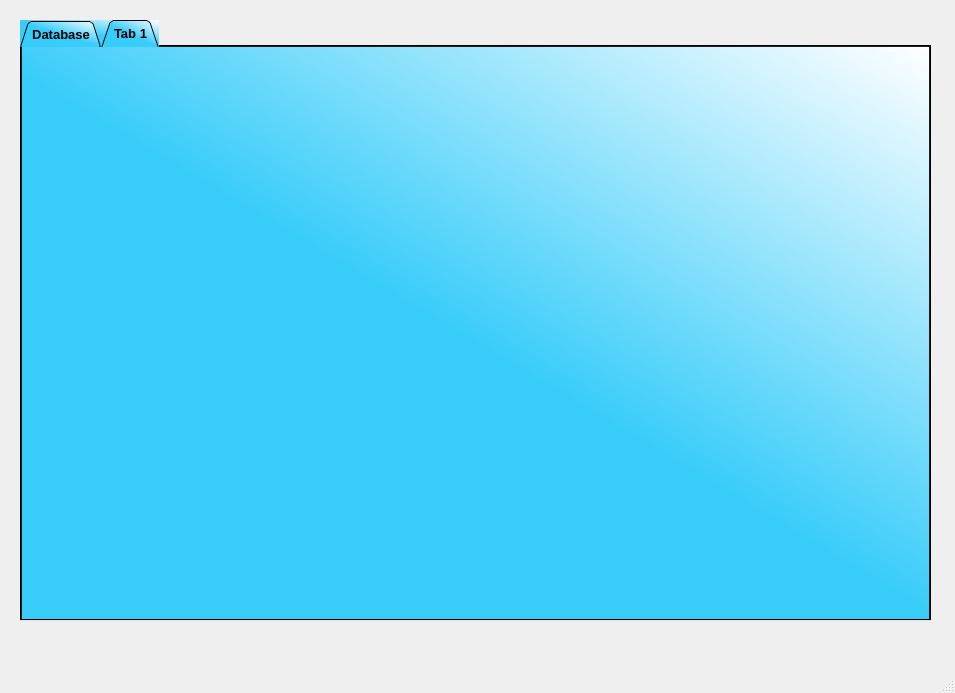
<?xml version="1.0" encoding="UTF-8"?>
<ui version="4.0">
 <class>MainWindow</class>
 <widget class="QMainWindow" name="MainWindow">
  <property name="geometry">
   <rect>
    <x>0</x>
    <y>0</y>
    <width>955</width>
    <height>693</height>
   </rect>
  </property>
  <property name="windowTitle">
   <string>MainWindow</string>
  </property>
  <widget class="QWidget" name="centralwidget">
   <widget class="QTabWidget" name="tabWidget">
    <property name="geometry">
     <rect>
      <x>20</x>
      <y>20</y>
      <width>911</width>
      <height>601</height>
     </rect>
    </property>
    <property name="font">
     <font>
      <pointsize>10</pointsize>
      <weight>75</weight>
      <bold>true</bold>
      <strikeout>false</strikeout>
      <stylestrategy>PreferDefault</stylestrategy>
     </font>
    </property>
    <property name="mouseTracking">
     <bool>false</bool>
    </property>
    <property name="contextMenuPolicy">
     <enum>Qt::NoContextMenu</enum>
    </property>
    <property name="acceptDrops">
     <bool>false</bool>
    </property>
    <property name="toolTip">
     <string>&lt;html&gt;&lt;head/&gt;&lt;body&gt;&lt;p&gt;hi&lt;/p&gt;&lt;/body&gt;&lt;/html&gt;</string>
    </property>
    <property name="layoutDirection">
     <enum>Qt::LeftToRight</enum>
    </property>
    <property name="styleSheet">
     <string notr="true">background-color: qlineargradient(spread:pad, x1:0.502488, y1:0.528, x2:1, y2:0, stop:0 rgba(56, 204, 249, 255), stop:1 rgba(255, 255, 255, 255));


</string>
    </property>
    <property name="tabPosition">
     <enum>QTabWidget::North</enum>
    </property>
    <property name="tabShape">
     <enum>QTabWidget::Triangular</enum>
    </property>
    <property name="currentIndex">
     <number>1</number>
    </property>
    <property name="elideMode">
     <enum>Qt::ElideNone</enum>
    </property>
    <widget class="QWidget" name="Database">
     <attribute name="title">
      <string>Database</string>
     </attribute>
     <attribute name="toolTip">
      <string>&lt;html&gt;&lt;head/&gt;&lt;body&gt;&lt;p align=&quot;center&quot;&gt;&lt;span style=&quot; font-size:10pt; color:#0055ff;&quot;&gt;Database&lt;/span&gt;&lt;/p&gt;&lt;/body&gt;&lt;/html&gt;</string>
     </attribute>
     <widget class="QListWidget" name="listWidget">
      <property name="geometry">
       <rect>
        <x>10</x>
        <y>80</y>
        <width>881</width>
        <height>481</height>
       </rect>
      </property>
      <property name="styleSheet">
       <string notr="true">background-color: rgb(170, 255, 255);</string>
      </property>
     </widget>
     <widget class="QLabel" name="label">
      <property name="geometry">
       <rect>
        <x>10</x>
        <y>20</y>
        <width>61</width>
        <height>31</height>
       </rect>
      </property>
      <property name="font">
       <font>
        <pointsize>10</pointsize>
        <weight>75</weight>
        <bold>true</bold>
       </font>
      </property>
      <property name="text">
       <string>Tables</string>
      </property>
     </widget>
     <widget class="QLineEdit" name="lineEdit">
      <property name="geometry">
       <rect>
        <x>90</x>
        <y>20</y>
        <width>351</width>
        <height>31</height>
       </rect>
      </property>
      <property name="styleSheet">
       <string notr="true">background-color: rgb(170, 255, 255);
</string>
      </property>
     </widget>
    </widget>
    <widget class="QWidget" name="tab">
     <attribute name="title">
      <string>Tab 1</string>
     </attribute>
    </widget>
   </widget>
  </widget>
  <widget class="QMenuBar" name="menubar">
   <property name="geometry">
    <rect>
     <x>0</x>
     <y>0</y>
     <width>955</width>
     <height>26</height>
    </rect>
   </property>
  </widget>
  <widget class="QStatusBar" name="statusbar"/>
 </widget>
 <resources/>
 <connections/>
</ui>
